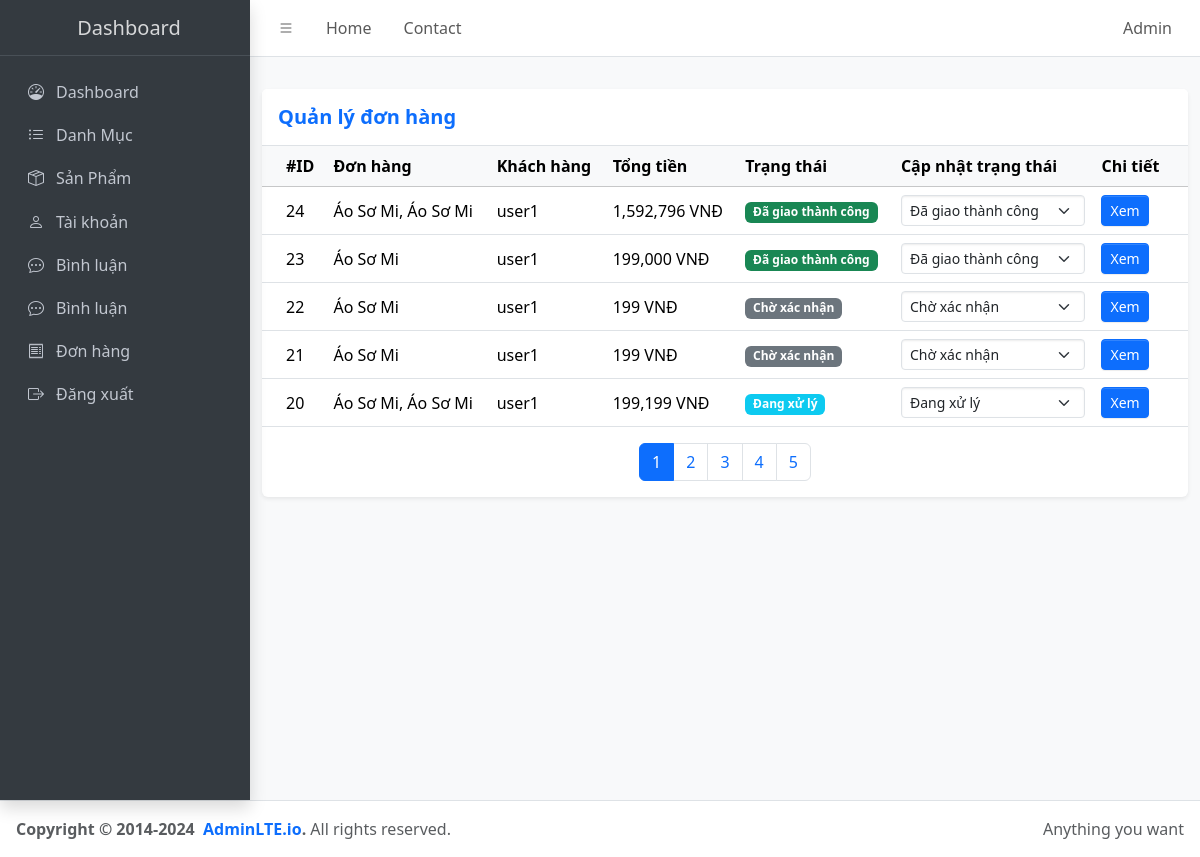
Screenshot of /admin/?ctl=list-order (signed in) with the database file from the repository.
### tables this page shows
CREATE TABLE `orders` (
  `id` int NOT NULL,
  `user_id` int NOT NULL,
  `status` tinyint NOT NULL,
  `payment_method` varchar(50) NOT NULL,
  `total_price` decimal(10,2) NOT NULL,
  `created_at` timestamp NOT NULL DEFAULT CURRENT_TIMESTAMP
);

CREATE TABLE `users` (
  `id` int NOT NULL,
  `fullname` varchar(50) NOT NULL,
  `email` varchar(150) NOT NULL,
  `password` varchar(150) NOT NULL,
  `phone` varchar(15) NOT NULL,
  `role` enum('admin','user') NOT NULL DEFAULT 'user',
  `address` varchar(255) NOT NULL,
  `created_at` timestamp NOT NULL DEFAULT CURRENT_TIMESTAMP,
  `updated_at` timestamp NOT NULL DEFAULT CURRENT_TIMESTAMP,
  `active` tinyint(1) NOT NULL DEFAULT '1'
);

### commom/function.php (called while the page is built, shortened)
<?php
function view($path_view, $data=[]){
    extract($data);
$path_view = str_replace(".","/",$path_view);
include_once ROOT_DIR ."/views/$path_view.php";
}

### controllers/Admin/AdminOrderController.php (called while the page is built, shortened)
<?php
class AdminOrderController {
    public function index() {
    $page = isset($_GET['page']) ? max(1, (int)$_GET['page']) : 1;
    $limit = 5;
    $offset = ($page - 1) * $limit;
    $orders = (new OrderModel)->all($limit, $offset);
    $totalOrders = (new OrderModel)->countAll();
    $totalPages = ceil($totalOrders / $limit);
    return view('admin.orders.list', compact('orders', 'message', 'page', 'totalPages'));
}
}

### admin/index.php (called while the page is built, shortened)
<?php
require_once __DIR__ . "/../commom/function.php";
require_once __DIR__ . "/../models/BaseModel.php";
require_once __DIR__ . "/../models/admin/orderModel.php";
require_once __DIR__ . "/../controllers/Admin/AdminOrderController.php";
$ctl = $_GET['ctl'] ?? '';
match ($ctl) {
      '' => (new DashboardController)->index(),
      'listdm' => (new AdminCategoryController)->index(),
      'adddm' => (new AdminCategoryController)->create(),
      'storedm' => (new AdminCategoryController)->store(),
      'editdm' => (new AdminCategoryController)->edit(),
      'updatedm' => (new AdminCategoryController)->update(),
      'deletedm' => (new AdminCategoryController)->delete(),
      'listsp' => (new AdminProductController)->index(),
      'addsp' => (new AdminProductController)->add(),
      'storesp' => (new AdminProductController)->store(),
      'editsp' => (new AdminProductController)->edit(),
      'updatesp' => (new AdminProductController)->update(),
      'deletesp' => (new AdminProductController)->delete(),
      'list-order' => (new AdminOrderController)->index(),
      'order-detail' => (new AdminOrderController)->detail(),
      'update-order-status' => (new AdminOrderController)->updateOrderStatus(),
      'delete-order' => (new AdminOrderController)->delete(),
      default => die("404 - Không tìm thấy hành động phù hợp"),
      'listuser' => (new AuthController)->index(),
      'updateuser' => (new AuthController)->updateActive(),
      '/' => (new AuthController)->logout(),
      'listcomment' => (new AdminCommentController)->index(),
      'hidecomment' => (new AdminCommentController)->hide(),
      'showcomment' => (new AdminCommentController)->show(),
      "order-detail-dashboard" => (new DashboardController)->detail(),
      'profile' => (new AdminProfileController)->index(),
      'update-profile' => (new AdminProfileController)->update(),
};

### models/BaseModel.php (called while the page is built, shortened)
<?php
class BaseModel {
    public function __construct()
{
    try{
        $this->conn = new PDO("mysql:host=" . HOST . ";dbname=". DBNAME .";charset=utf8;port=" .
         PORT , USERNAME, PASSWORD );
    }catch(PDOException $e){
        echo "Lỗi kết nối cơ sở dữ liệu :" . $e->getMessage();
    }
}
}

### models/admin/orderModel.php (called while the page is built, shortened)
<?php
class OrderModel extends BaseModel
{
    public function all($limit = 5, $offset = 0)
    {
        $sql = "SELECT
                o.*,
                u.fullname AS customer_name,
                u.email,
                u.phone,
                u.address,
                (SELECT SUM(price * quantity) FROM order_details WHERE order_id = o.id) AS total,
                (SELECT GROUP_CONCAT(p.name SEPARATOR ', ')
                    FROM order_details od
                    JOIN product p ON od.product_id = p.id
                    WHERE od.order_id = o.id
                ) AS product_names
            FROM orders o
            LEFT JOIN users u ON o.user_id = u.id
            ORDER BY o.id DESC
            LIMIT :limit OFFSET :offset";
        $stmt = $this->conn->prepare($sql);
        $stmt->bindValue(':limit', (int) $limit, PDO::PARAM_INT);
        $stmt->bindValue(':offset', (int) $offset, PDO::PARAM_INT);
        $stmt->execute();
        return $stmt->fetchAll(PDO::FETCH_ASSOC);
    }
    public function countAll()
    {
        $sql = "SELECT COUNT(*) FROM orders";
        return $this->conn->query($sql)->fetchColumn();
    }
}

### views/admin/orders/list.php (the view, shortened to what this page needs)
<?php include_once ROOT_DIR . "views/admin/header.php" ?>
<div class="container">
  <div class="card shadow-sm border-0">
    <div class="card-header bg-white border-bottom">
      <h5 class="mb-0 fw-bold text-primary">Quản lý đơn hàng</h5>
    </div>
    <div class="card-body p-0">
      <table class="table table-hover align-middle mb-0">
        <thead class="table-light">
          <tr>
            <th>#ID</th>
            <th>Đơn hàng</th>
            <th>Khách hàng</th>
            <th>Tổng tiền</th>
            <th>Trạng thái</th>
            <th>Cập nhật trạng thái</th>
            <th>Chi tiết</th>
          </tr>
        </thead>
        <tbody>
          <?php
          $statusText = [
            0 => 'Chờ xác nhận',
            1 => 'Đang xử lý',
            2 => 'Đang giao hàng',
            3 => 'Đã giao thành công',
            4 => 'Xác nhận huỷ',
            5 => 'Đã huỷ'
          ];
          ?>
          <?php foreach ($orders as $order): ?>
            <tr>
              <td><?= $order['id'] ?></td>
              <td><?= htmlspecialchars($order['product_names']) ?></td>
              <td><?= htmlspecialchars($order['customer_name']) ?></td>
              <td><?= number_format($order['total'] ?? 0) ?> VNĐ</td>
              <td>
                <span class="badge
                  <?php
                  switch ($order['status']) {
                    case 0:
                      echo 'bg-secondary';
                      break;
                    case 1:
                      echo 'bg-info';
                      break;
                    case 3:
                      echo 'bg-success';
                      break;
                  }
                  ?>">
                  <?= $statusText[$order['status']] ?>
                </span>
              </td>
              <td>
                <select class="form-select form-select-sm order-status" data-id="<?= $order['id'] ?>">
                  <?php foreach ($statusText as $key => $text): ?>
                    <?php
                    $current = $order['status'];
                    if (!in_array($current, [4, 5]) && in_array($key, [4, 5])) {
                      continue;
                    }
                    $isCurrent = $current == $key;
                    $isDisabled = false;
                    if (!$isCurrent && ($key < $current || $key == 3)) {
                      $isDisabled = true;
                    }
                    ?>
                    <option value="<?= $key ?>" <?= $isCurrent ? 'selected data-current="1"' : '' ?>     <?= $isDisabled ? 'disabled' : '' ?>>
                      <?= $text ?>
                    </option>
                  <?php endforeach; ?>
                </select>
              </td>
              <td>
                <a href="<?= ADMIN_URL . '?ctl=order-detail&id=' . $order['id'] ?>" class="btn btn-primary btn-sm">Xem</a>
              </td>
            </tr>
          <?php endforeach ?>
        </tbody>
      </table>
    </div>
    <nav>
      <ul class="pagination justify-content-center mt-3">
        <?php for ($i = 1; $i <= $totalPages; $i++): ?>
          <li class="page-item <?= ($i == $page) ? 'active' : '' ?>">
            <a class="page-link" href="?ctl=list-order&page=<?= $i ?>"><?= $i ?></a>
          </li>
        <?php endfor ?>
      </ul>
    </nav>
  </div>
</div>
<?php include_once ROOT_DIR . "views/admin/footer.php" ?>

### rows the page displays
orders: id "24", product_names "Áo Sơ Mi, Áo Sơ Mi", user.fullname "user1", total "1,592,796", status "Đã giao thành công", status+id "Đã giao thành công"
orders: id "23", product_names "Áo Sơ Mi", user.fullname "user1", total "199,000", status "Đã giao thành công", status+id "Đã giao thành công"
orders: id "22", product_names "Áo Sơ Mi", user.fullname "user1", total "199", status "Chờ xác nhận", status+id "Chờ xác nhận"
orders: id "21", product_names "Áo Sơ Mi", user.fullname "user1", total "199", status "Chờ xác nhận", status+id "Chờ xác nhận"
orders: id "20", product_names "Áo Sơ Mi, Áo Sơ Mi", user.fullname "user1", total "199,199", status "Đang xử lý", status+id "Đang xử lý"

### other values shown
$_SESSION["user"]['fullname'] "Admin"
